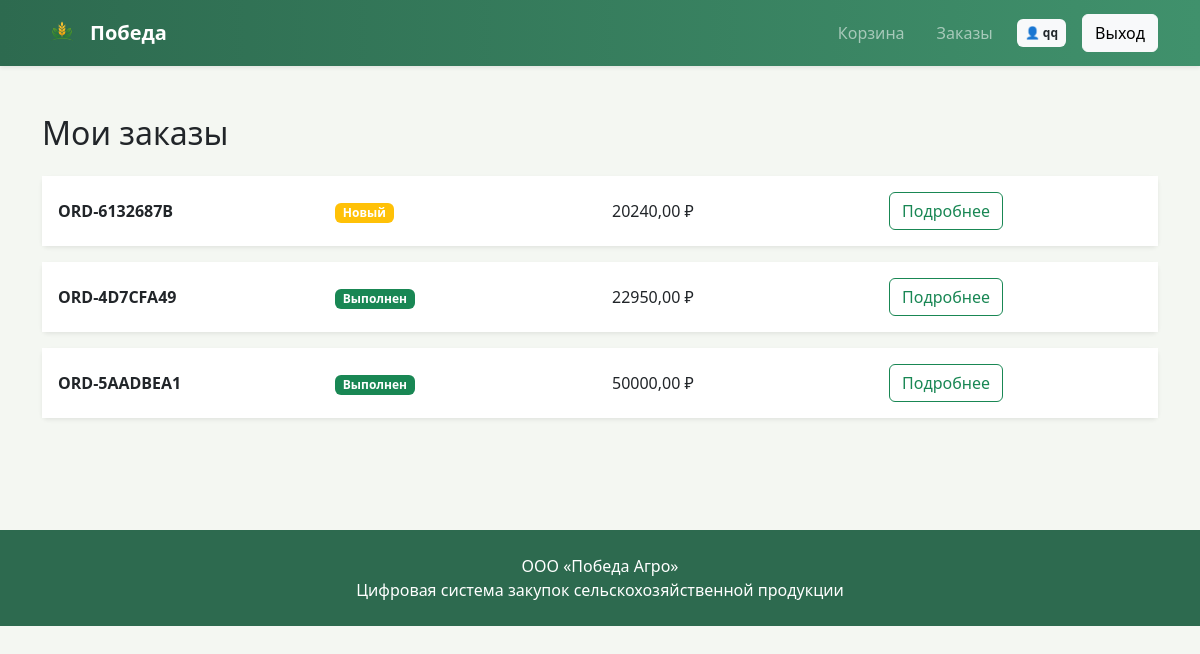
/orders/my/ (signed in), run on the app's committed database.
### orders/models.py (models this page shows, shortened)
class Order(models.Model):
    STATUS_CHOICES = (
        ('new', 'Новый'),
        ('confirmed', 'Подтвержден'),
        ('in_progress', 'В производстве'),
        ('ready', 'Готов'),
        ('completed', 'Выполнен'),
        ('cancelled', 'Отменён'),
    )
    buyer = models.ForeignKey(
        User,
        on_delete=models.CASCADE
    )
    order_number = models.CharField(
        max_length=50,
        unique=True
    )
    status = models.CharField(
        max_length=20,
        choices=STATUS_CHOICES,
        default='new'
    )
    total_amount = models.DecimalField(
        max_digits=12,
        decimal_places=2,
        default=0
    )
    comment = models.TextField(
        blank=True
    )
    created_at = models.DateTimeField(
        auto_now_add=True
    )
    updated_at = models.DateTimeField(
        auto_now=True
    )

### orders/views.py (the view)
@login_required
def my_orders(request):
    orders = Order.objects.filter(
        buyer=request.user
    ).order_by('-created_at')
    return render(
        request,
        'orders/my_orders.html',
        {
            'orders': orders
        }
    )

### templates/orders/my_orders.html
{% extends 'base.html' %}
{% block content %}
<h2 class="mb-4">
    Мои заказы
</h2>
{% for order in orders %}
<div class="card border-0 shadow-sm mb-3">
    <div class="card-body">
        <div class="row align-items-center">
            <div class="col-md-3">
                <b>
                    {{ order.order_number }}
                </b>
            </div>
            <div class="col-md-3">
                {% if order.status == 'new' %}
                <span class="badge bg-warning">
                    Новый
                </span>
                {% elif order.status == 'confirmed' %}
                <span class="badge bg-info">
                    Подтвержден
                </span>
                {% elif order.status == 'in_progress' %}
                <span class="badge bg-primary">
                    В производстве
                </span>
                {% elif order.status == 'ready' %}
                <span class="badge bg-success">
                    Готов
                </span>
                {% elif order.status == 'completed' %}
                <span class="badge bg-success">
                    Выполнен
                </span>
                {% elif order.status == 'cancelled' %}
                <span class="badge bg-danger">
                    Отменён
                </span>
                {% endif %}
            </div>
            <div class="col-md-3">
                {{ order.total_amount }} ₽
            </div>
            <div class="col-md-3">
                <a
                        href="{% url 'order_detail' order.id %}"
                        class="btn btn-outline-success">
                    Подробнее
                </a>
            </div>
        </div>
    </div>
</div>
{% empty %}
<div class="alert alert-secondary">
    Заказов пока нет
</div>
{% endfor %}
{% endblock %}

### templates/base.html (shortened to what this page needs)
<!DOCTYPE html>
<html lang="ru">
<head>
    {% load static %}
    <link rel="stylesheet"
      href="{% static 'css/style.css' %}">
    <link href="https://cdn.jsdelivr.net/npm/bootstrap@5.3.3/dist/css/bootstrap.min.css"
          rel="stylesheet">
</head>
<body style="
background:#f4f7f2;
min-height:100vh;
">
<nav class="navbar navbar-expand-lg navbar-dark shadow-sm"
     style="background:linear-gradient(90deg,#2d6a4f,#40916c);">
    <div class="container">
        <a class="navbar-brand fw-bold d-flex align-items-center"
           href="/">
            <img src="{% static 'images/logo.png' %}"
                 height="40"
                 class="me-2">
            Победа
        </a>
        <div class="ms-auto">
            <ul class="navbar-nav align-items-center">
                {% if user.is_authenticated %}
                <li class="nav-item me-3">
                    <a class="nav-link"
                       href="{% url 'cart' %}">
                        Корзина
                    </a>
                </li>
                <li class="nav-item me-3">
                    <a class="nav-link"
                       href="{% url 'my_orders' %}">
                        Заказы
                    </a>
                </li>
                <li class="nav-item me-3">
                    <a
                            href="{% url 'profile' %}"
                            class="badge bg-light text-dark p-2 text-decoration-none">
                            👤 {{ user.username }}
                    </a>
                </li>
                <li class="nav-item">
                    <form method="post"
                          action="{% url 'logout' %}">
                        <button
                                class="btn btn-light">
                            Выход
                        </button>
                    </form>
                </li>
                {% endif %}
            </ul>
        </div>
    </div>
</nav>
<div class="container py-5">
    {% block content %}
    {% endblock %}
</div>
<footer
        class="mt-5 py-4 text-center text-white"
        style="
        background:#2d6a4f;
        ">
    <div class="container">
        ООО «Победа Агро»
        <br>
        Цифровая система закупок
        сельскохозяйственной продукции
    </div>
</footer>
</body>
</html>

### static/css/style.css (style rules this page uses)
.card { border-radius:20px; }
.btn { border-radius:12px; }
.navbar { backdrop-filter:blur(10px); }
.badge { border-radius:12px; }
.card { transition:0.3s; }
.card-body { background:white; }
h1,h2,h3,h4,h5 { color:#1b4332; }

### data on the page
Order: order_number "ORD-6132687B", status "Новый", total_amount "20240,00"
Order: order_number "ORD-4D7CFA49", status "Выполнен", total_amount "22950,00"
Order: order_number "ORD-5AADBEA1", status "Выполнен", total_amount "50000,00"

### other printed values
{{ user.username }} "qq"
